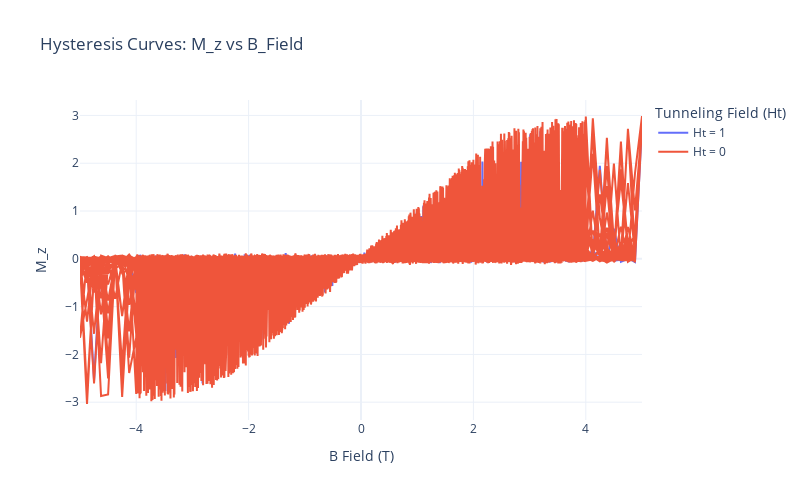

Write notebook code for a chart like this one.
### Code cell
import plotly.graph_objects as go

# Create plotly figure
fig = go.Figure()

# Add first dataset (Ht = 1)
fig.add_trace(go.Scatter(
    x=df_first_slice['B_Field'],
    y=df_first_slice['M_z'],
    mode='lines',
    name='Ht = 1'
))

# Add second dataset (Ht = 0)
fig.add_trace(go.Scatter(
    x=df_H0['B_Field'],
    y=df_H0['M_z'],
    mode='lines',
    name='Ht = 0'
))

# Update layout
fig.update_layout(
    title='Hysteresis Curves: M_z vs B_Field',
    xaxis_title='B Field (T)',
    yaxis_title='M_z',
    legend_title='Tunneling Field (Ht)',
    template='plotly_white',
    width=800,
    height=500
)

# Show plot
fig.show()

### Figure 1 — Plotly figure (JSON) as saved in the notebook; plotly's stock layout.template omitted (floating-point values rounded to 4 significant figures; data arrays with more than 128 entries replaced by an {"elided": "..."} marker saying what was removed)
{"data": [{"mode": "lines", "name": "Ht = 1", "x": {"elided": "1632 float values"}, "y": {"elided": "1632 float values"}, "type": "scatter"}, {"mode": "lines", "name": "Ht = 0", "x": {"elided": "29376 float values"}, "y": {"elided": "29376 float values"}, "type": "scatter"}], "layout": {"title": {"text": "Hysteresis Curves: M_z vs B_Field"}, "xaxis": {"title": {"text": "B Field (T)"}}, "yaxis": {"title": {"text": "M_z"}}, "legend": {"title": {"text": "Tunneling Field (Ht)"}}, "width": 800, "height": 500}}
